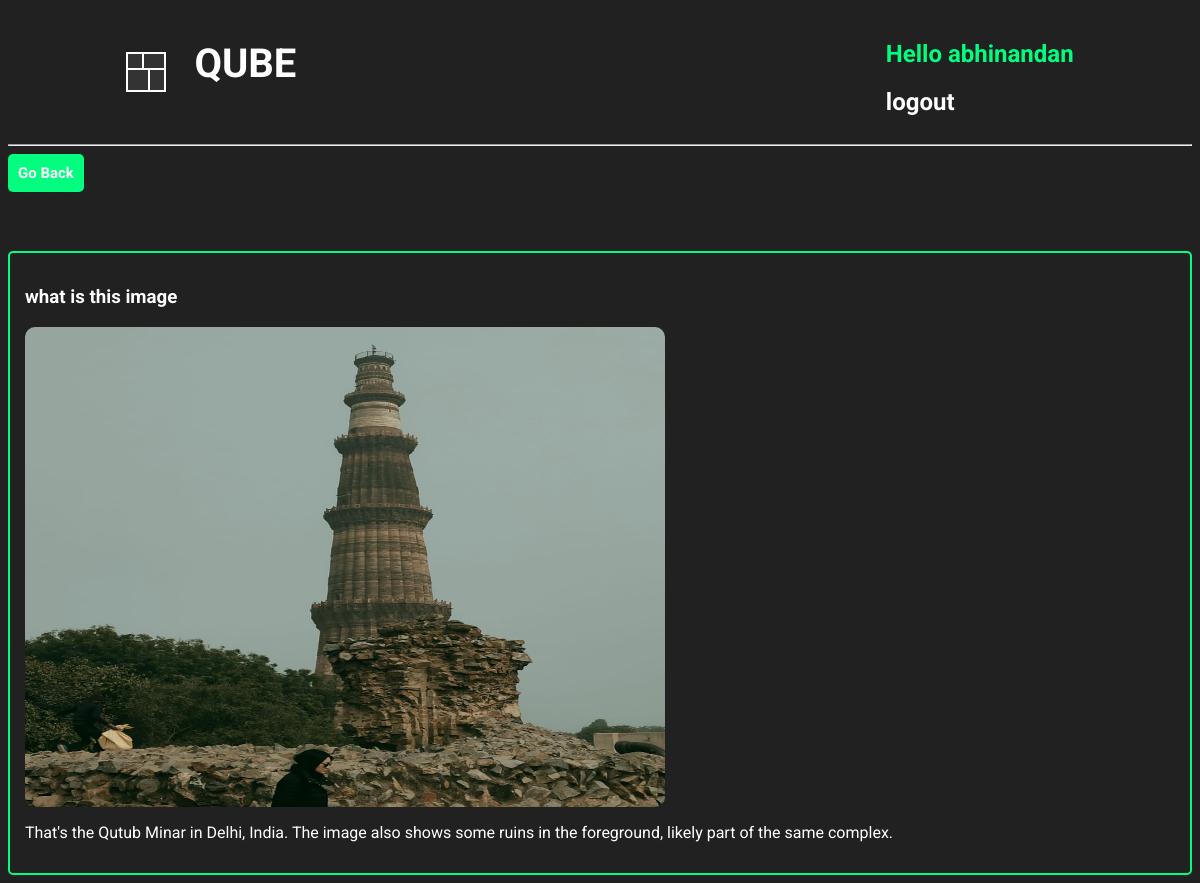
The page /visionImgFullResponse/6/ (signed in) on the database its author committed.
### base/models.py (models this page shows, shortened)
class QubeVisionImgHistory(models.Model):
    user = models.ForeignKey(
        User, on_delete=models.CASCADE, related_name='qube_vision_images')
    user_text_query = models.TextField()
    user_img_query = models.ImageField(upload_to='uploaded_images/')
    response = models.TextField()
    created = models.DateTimeField(auto_now_add=True)

### base/views.py (the view)
@login_required(login_url='loginUser')
def fullResponseQubeVisionImg(request, pk):
    vision_img_response = QubeVisionImgHistory.objects.get(id=pk)
    context = {'vision_img_response': vision_img_response}
    return render(request, 'base/full_ResponseImgQuery.html', context)

### base/templates/base/full_ResponseImgQuery.html (shortened to what this page needs)
{% extends 'main.html' %}
{% block content %}
<div>
    <button style="padding: 10px; background-color: springgreen; border-radius:5px; border-style: none;"><a
            href="{% url 'qubeVisionImage' %}"
            style="color: white; text-decoration: none; font-size: 15px; font-weight: 700;">Go
            Back</a></button>
    <div class="vision_img_response">
        <h3 style="color: white;">
            {{ vision_img_response.user_text_query }}
        </h3>
        <div>
            <img src="{{ vision_img_response.user_img_query.url }}" alt=""
                style="width: 640px; height: 480px; border-radius: 10px;">
            <p style="color: white;">{{ vision_img_response.response }}</p>
        </div>
    </div>
</div>
{% endblock %}

### templates/navbar.html (shortened to what this page needs)
<div class="navbar-container">
    <div class="QUBE_logo_link">
        <div class="cube-loader">
            <div class="cube cube1"></div>
            <div class="cube cube2"></div>
            <div class="cube cube3"></div>
            <div class="cube cube4"></div>
        </div>
        <div class="qube_text">
            <h1><a href="{% url 'home' %}">QUBE</a></h1>
        </div>
    </div>
    <div class="login_section">
        {% if request.user.is_authenticated %}
        <div class="after_user_login">
            <div class="hello_user">
                <h2> Hello {{ request.user }} </h2>
            </div>
            <div class="hello_user_logout">
                <h2><a href="{% url 'logoutUser' %}">logout</a></h2>
            </div>
        </div>
        {% else %}
        <div class="before_user_login">
            <h2><a href="{% url 'loginUser' %}">Login</a></h2>
        </div>
        {% endif %}
    </div>
</div>
<hr>

### static/styles/main.css (style rules this page uses)
* { font-family: "Roboto", serif; }
body { background-color: #212121; }
.cube-loader { position: relative; width: 40px; height: 40px; margin: auto; }
.cube { position: absolute; width: 50%; height: 50%; background-color: #333; border: 2px solid #fff; animation: foldCube 2.4s infinite linear; }
.cube1 { top: 0; left: 0; transform-origin: 100% 100%; }
.cube2 { top: 0; right: 0; transform-origin: 0 100%; }
.cube3 { bottom: 0; right: 0; transform-origin: 0 0; }
.cube4 { bottom: 0; left: 0; transform-origin: 100% 0; }
.cube1 { animation-delay: 0.3s; }
.cube2 { animation-delay: 0.6s; }
.cube3 { animation-delay: 0.9s; }
.cube4 { animation-delay: 1.2s; }
.QUBE_logo_link { display: flex; justify-content: space-between; gap: 20px; margin-left: 10%; }
.qube_text { margin-top: 6%; font-size: 20px; padding-left: 8px; padding-right: 8px; padding-top: 5px; margin-top: 0px; }
.qube_text a { text-decoration: none; color: white; transition: all 0.3s ease; }
.login_section { margin-right: 10%; padding-top: 1%; }
.hello_user { color: springgreen; }
.hello_user_logout a { text-decoration: none; color: white; transition: all 0.3s ease; }

### base/templates/base/full_ResponseImgQuery.html (style rules this page uses)
.vision_img_response { border: 2px solid springgreen; border-radius: 5px; padding: 15px; margin-top: 5%; }

### templates/navbar.html (style rules this page uses)
.navbar-container { display: flex; justify-content: space-between; }

### rows shown on the page
QubeVisionImgHistory: user_text_query "what is this image", user_img_query (picture), response "That's the Qutub Minar in Delhi, India. The image also shows some ruins in the foreground, likely part of the same complex."

### other values the page prints
{{ request.user }} "abhinandan"
